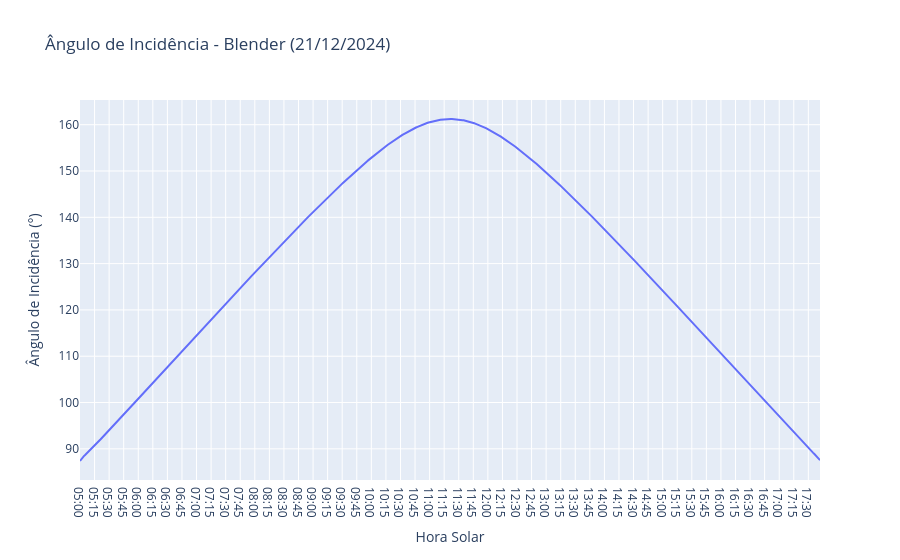
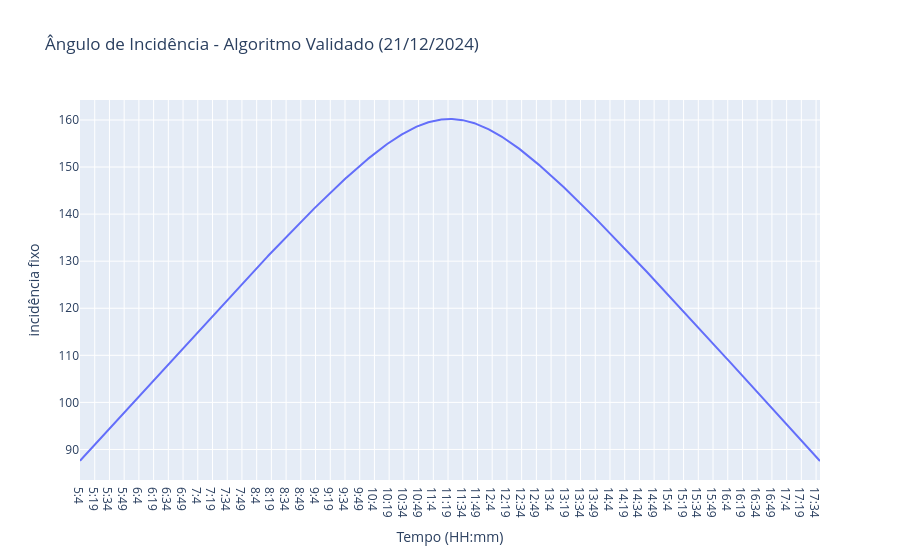

Notebook code for these charts, in order:
### Code cell
#Ângulo de Incidência no Blender
fig = px.line(df2, x ='Hora Solar', y = "Ângulo de Incidência (°)", title="Ângulo de Incidência - Blender (21/12/2024)")
fig.show()

#Ângulo de Incidência validado no algoritmo 
fig = px.line(df3, x ='Tempo (HH:mm)', y ='incidência fixo', title="Ângulo de Incidência - Algoritmo Validado (21/12/2024)")
fig.show()

### Figure 1 — Plotly figure (JSON) as saved in the notebook; plotly's stock layout.template omitted (floating-point values rounded to 4 significant figures; data arrays with more than 128 entries replaced by an {"elided": "..."} marker saying what was removed)
{"data": [{"hovertemplate": "Hora Solar=%{x}<br>Ângulo de Incidência (°)=%{y}<extra></extra>", "legendgroup": "", "line": {"color": "#636efa", "dash": "solid"}, "marker": {"symbol": "circle"}, "mode": "lines", "name": "", "orientation": "v", "showlegend": false, "type": "scatter", "x": {"elided": "763 str values"}, "xaxis": "x", "y": {"elided": "763 float values"}, "yaxis": "y"}], "layout": {"legend": {"tracegroupgap": 0}, "title": {"text": "Ângulo de Incidência - Blender (21/12/2024)"}, "xaxis": {"anchor": "y", "domain": [0, 1], "title": {"text": "Hora Solar"}}, "yaxis": {"anchor": "x", "domain": [0, 1], "title": {"text": "Ângulo de Incidência (°)"}}}}

### Figure 2 — Plotly figure (JSON) as saved in the notebook; plotly's stock layout.template omitted (floating-point values rounded to 4 significant figures; data arrays with more than 128 entries replaced by an {"elided": "..."} marker saying what was removed)
{"data": [{"hovertemplate": "Tempo (HH:mm)=%{x}<br>incidência fixo=%{y}<extra></extra>", "legendgroup": "", "line": {"color": "#636efa", "dash": "solid"}, "marker": {"symbol": "circle"}, "mode": "lines", "name": "", "orientation": "v", "showlegend": false, "type": "scatter", "x": {"elided": "755 str values"}, "xaxis": "x", "y": {"elided": "755 float values"}, "yaxis": "y"}], "layout": {"legend": {"tracegroupgap": 0}, "title": {"text": "Ângulo de Incidência - Algoritmo Validado (21/12/2024)"}, "xaxis": {"anchor": "y", "domain": [0, 1], "title": {"text": "Tempo (HH:mm)"}}, "yaxis": {"anchor": "x", "domain": [0, 1], "title": {"text": "incidência fixo"}}}}
